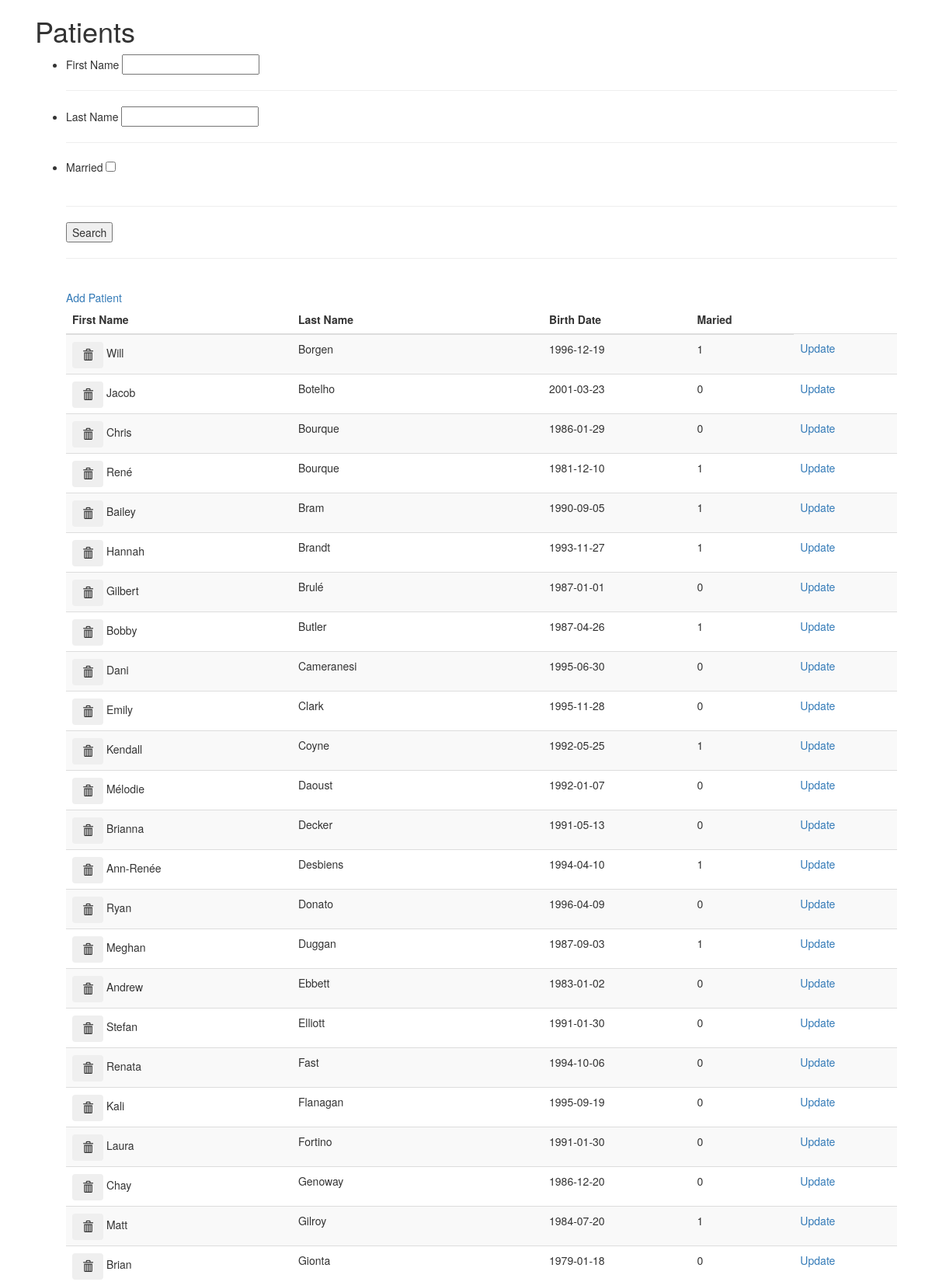
The page /viewpations.php (upper part) on the database its author committed.
### tables this page shows
CREATE TABLE IF NOT EXISTS patients (
id INT UNSIGNED AUTO_INCREMENT NOT NULL PRIMARY KEY,
        patientFirstName VARCHAR(50) DEFAULT NULL,
        patientLastName VARCHAR(50) DEFAULT NULL,
        patientMarried TINYINT(1),
        patientBirthDate DATE
        
);

### models/pationDB.php (called while the page is built, shortened)
<?php
class PatientDB
{
    private $patientData;
    public function __construct($configFile)
    {
        if ($ini = parse_ini_file($configFile))
        {
            $connectionString = "mysql:host=" . $ini['servername'] .
            ";port=" . $ini['port'] .
            ";dbname=" . $ini['dbname'];
            $patientPDO = new PDO( $connectionString,
                                $ini['username'],
                                $ini['password']);
            $patientPDO->setAttribute(PDO::ATTR_EMULATE_PREPARES, false);
            $patientPDO->setAttribute(PDO::ATTR_ERRMODE, PDO::ERRMODE_EXCEPTION);
            $this->patientData = $patientPDO;
        }
        else
        {
            throw new Exception( "<h2>Creation of database object failed!</h2>", 0, null );
        }
    }
    public function getpatients()
    {
        $results = [];
        $patientTable = $this->patientData;
        $stmt = $patientTable->prepare("SELECT * FROM patients ORDER BY patientLastName");
        if ( $stmt->execute() && $stmt->rowCount() > 0 )
        {
            $results = $stmt->fetchAll(PDO::FETCH_ASSOC);
        }
        return $results;
    }
}
?>

### controllers/listController.php (called while the page is built, shortened)
<?php
    $configFile = __DIR__ . '/dbconfig.ini';
    try
    {
        $patientDatabase = new PatientDBSearcher($configFile);
    }
    catch ( Exception $error )
    {
        echo "<h2>" . $error->getMessage() . "</h2>";
    }
    if (isset($_POST["Search"]))
    {
        $fname = $_POST['fnSearch'];
        $lname = $_POST['lnSearch'];
        $married = 0;
        if (isset($_POST[`mdSearch`]))
        {
            $married = 1;
        }
        $patientListing = $patientDatabase->searchPatients($fname, $lname, $married);
    }
    elseif (isset($_POST["deletePatient"]))
    {
        $id = filter_input(INPUT_POST, 'patientId');
        $patientDatabase->deletepatient($id);
        $patientListing = $patientDatabase->getPatients();
    }
    else
    {
        $patientListing = $patientDatabase->getPatients();
    }
?>

### viewpations.php (the view, shortened to what this page needs)
<?php
    include_once __DIR__ . '/controllers/listController.php';
?>
<!DOCTYPE html>
<html lang="en">
<head>
    <link href="//netdna.bootstrapcdn.com/twitter-bootstrap/2.3.2/css/bootstrap-combined.no-icons.min.css" rel="stylesheet">
    <link href="//netdna.bootstrapcdn.com/font-awesome/3.2.1/css/font-awesome.css" rel="stylesheet">
  <link rel="stylesheet" href="https://maxcdn.bootstrapcdn.com/bootstrap/3.4.0/css/bootstrap.min.css">
</head>
<body>
    <div class="container">
    <div class="col-sm-12">
        <h1>Patients</h1>
    <form action="#" method="post">
        <ul>
            <li>
                First Name <input type="text" name="fnSearch">
                <hr>
            </li>
            <li>
                Last Name
                <input type="text" name="lnSearch">
                <hr>
            </li>
            <li>
                 Married
                <input type="checkbox" name="mdSearch">
            </li>
            <br>
            <hr>
        <button type="submit" name="Search" value="Search">Search</button>
    </form>
    <br>
    <hr>
    <br>
  <a href="updatePatient.php?action=Add">Add Patient</a>
    <table class="table table-striped">
            <thead>
                <tr>
                    <th>First Name</th>
                    <th>Last Name</th>
                    <th>Birth Date</th>
                    <th>Maried</hp>
                </tr>
            </thead>
            <tbody>
            <?php foreach ($patientListing as $row): ?>
                <tr>
                    <td>
                        <form action="viewpatients.php" method="post">
                            <button class="btn glyphicon glyphicon-trash" type="submit"></button>
                            <?php echo $row['patientFirstName']; ?>
                        </form>
                    </td>
                    <td><?php echo $row['patientLastName']; ?> </td>
                    <td><?php echo $row['patientBirthDate']; ?> </td>
                    <td><?php echo $row['patientMarried']; ?> </td>
                    <td><a href="updatePatient.php?action=Update&patientId=<?= $row['id'] ?>">Update</a></td>
                </tr>
            <?php endforeach; ?>
            </tbody>
        </table>
        <br />
    </div>
    </div>
</body>
</html>

### viewpations.php (style rules this page uses)
a:link { text-decoration: none; }

### rows shown on the page
patients: patientFirstName "Will", patientLastName "Borgen", patientBirthDate "1996-12-19", patientMarried "1"
patients: patientFirstName "Jacob", patientLastName "Botelho", patientBirthDate "2001-03-23", patientMarried "0"
patients: patientFirstName "Chris", patientLastName "Bourque", patientBirthDate "1986-01-29", patientMarried "0"
patients: patientFirstName "René", patientLastName "Bourque", patientBirthDate "1981-12-10", patientMarried "1"
patients: patientFirstName "Bailey", patientLastName "Bram", patientBirthDate "1990-09-05", patientMarried "1"
patients: patientFirstName "Hannah", patientLastName "Brandt", patientBirthDate "1993-11-27", patientMarried "1"
patients: patientFirstName "Gilbert", patientLastName "Brulé", patientBirthDate "1987-01-01", patientMarried "0"
patients: patientFirstName "Bobby", patientLastName "Butler", patientBirthDate "1987-04-26", patientMarried "1"
patients: patientFirstName "Dani", patientLastName "Cameranesi", patientBirthDate "1995-06-30", patientMarried "0"
patients: patientFirstName "Emily", patientLastName "Clark", patientBirthDate "1995-11-28", patientMarried "0"
patients: patientFirstName "Kendall", patientLastName "Coyne", patientBirthDate "1992-05-25", patientMarried "1"
patients: patientFirstName "Mélodie", patientLastName "Daoust", patientBirthDate "1992-01-07", patientMarried "0"
patients: patientFirstName "Brianna", patientLastName "Decker", patientBirthDate "1991-05-13", patientMarried "0"
patients: patientFirstName "Ann-Renée", patientLastName "Desbiens", patientBirthDate "1994-04-10", patientMarried "1"
patients: patientFirstName "Ryan", patientLastName "Donato", patientBirthDate "1996-04-09", patientMarried "0"
patients: patientFirstName "Meghan", patientLastName "Duggan", patientBirthDate "1987-09-03", patientMarried "1"
patients: patientFirstName "Andrew", patientLastName "Ebbett", patientBirthDate "1983-01-02", patientMarried "0"
patients: patientFirstName "Stefan", patientLastName "Elliott", patientBirthDate "1991-01-30", patientMarried "0"
patients: patientFirstName "Renata", patientLastName "Fast", patientBirthDate "1994-10-06", patientMarried "0"
patients: patientFirstName "Kali", patientLastName "Flanagan", patientBirthDate "1995-09-19", patientMarried "0"
patients: patientFirstName "Laura", patientLastName "Fortino", patientBirthDate "1991-01-30", patientMarried "0"
patients: patientFirstName "Chay", patientLastName "Genoway", patientBirthDate "1986-12-20", patientMarried "0"
patients: patientFirstName "Matt", patientLastName "Gilroy", patientBirthDate "1984-07-20", patientMarried "1"
patients: patientFirstName "Brian", patientLastName "Gionta", patientBirthDate "1979-01-18", patientMarried "0"
